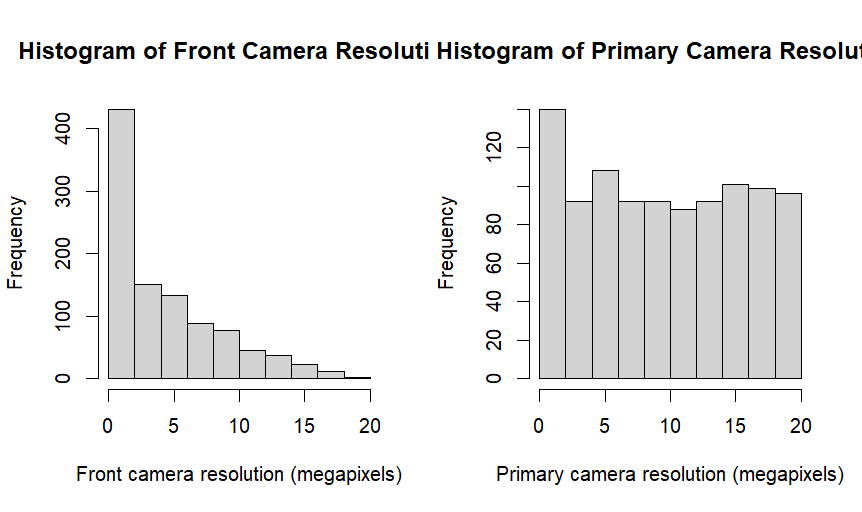

R code for this plot:
par(mfrow = c(1, 2))  

hist(camera_data$fc,
     main = "Histogram of Front Camera Resolution",
     xlab = "Front camera resolution (megapixels)",
     ylab = "Frequency")

hist(camera_data$pc,
     main = "Histogram of Primary Camera Resolution",
     xlab = "Primary camera resolution (megapixels)",
     ylab = "Frequency")
par(mfrow = c(1, 1))
